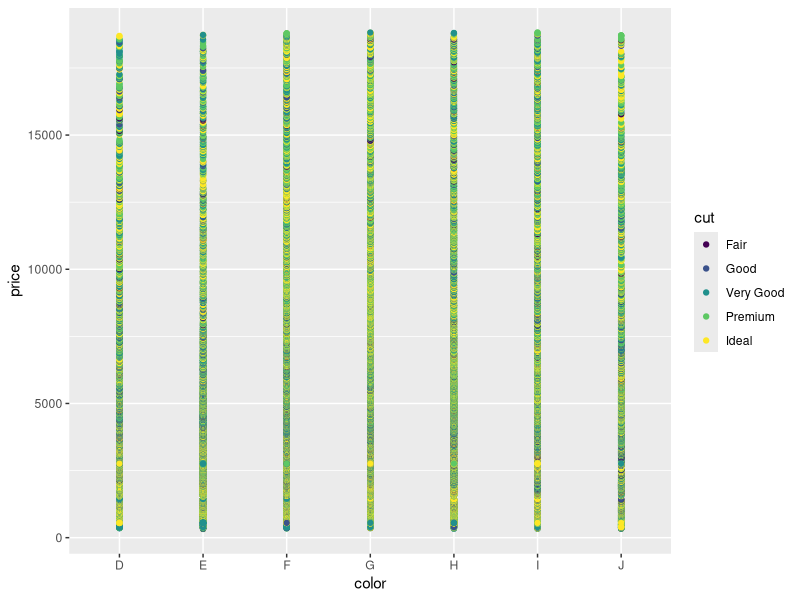
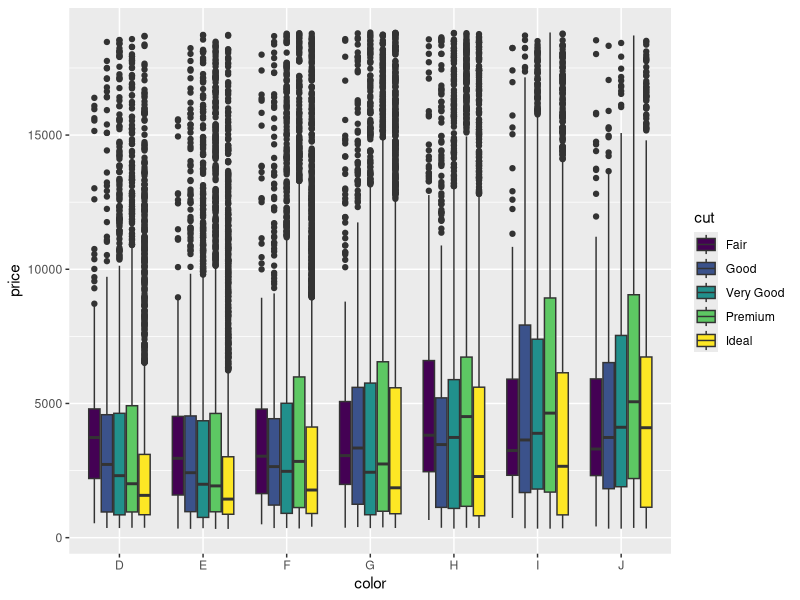
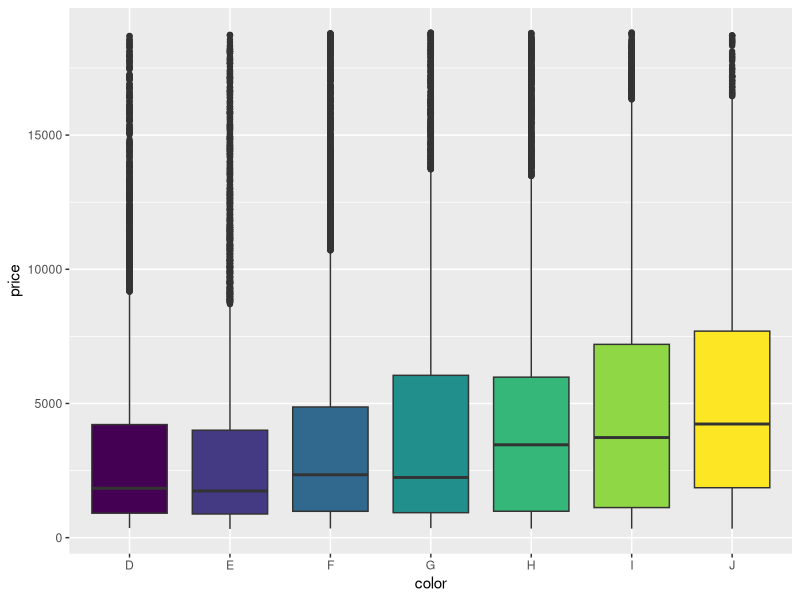
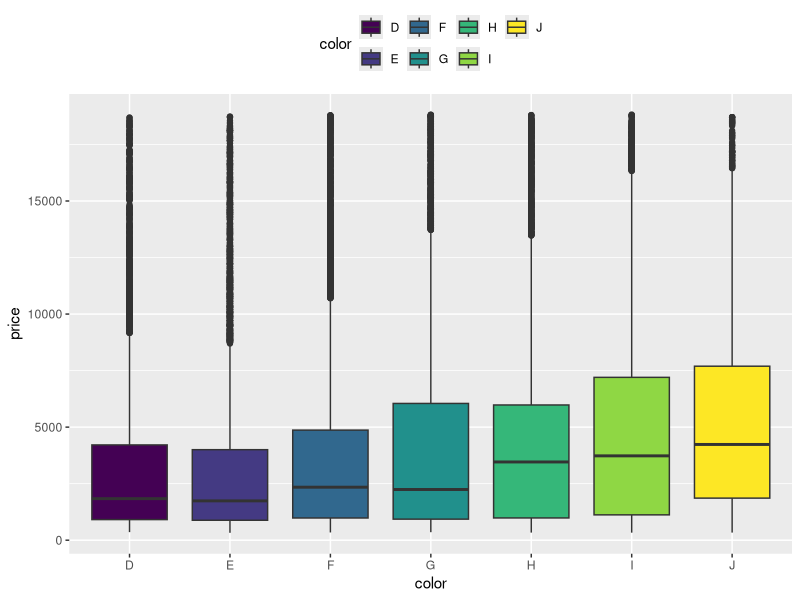
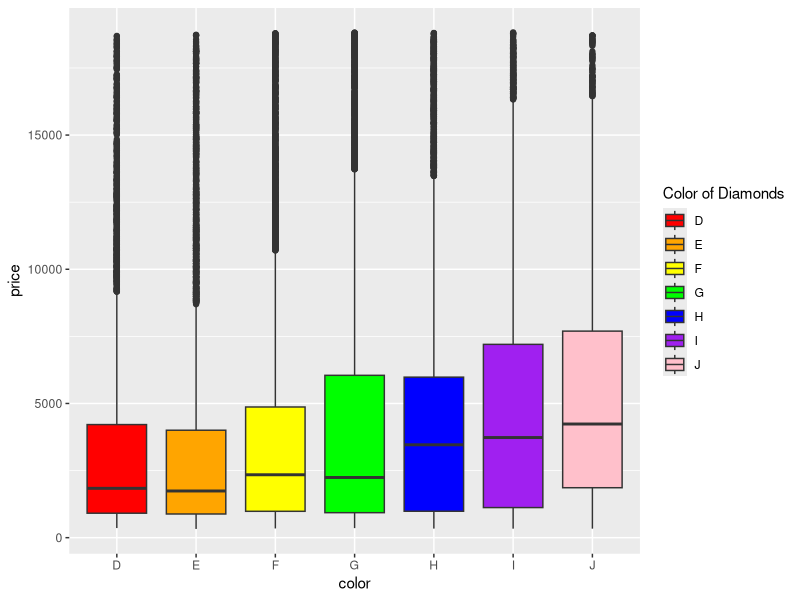
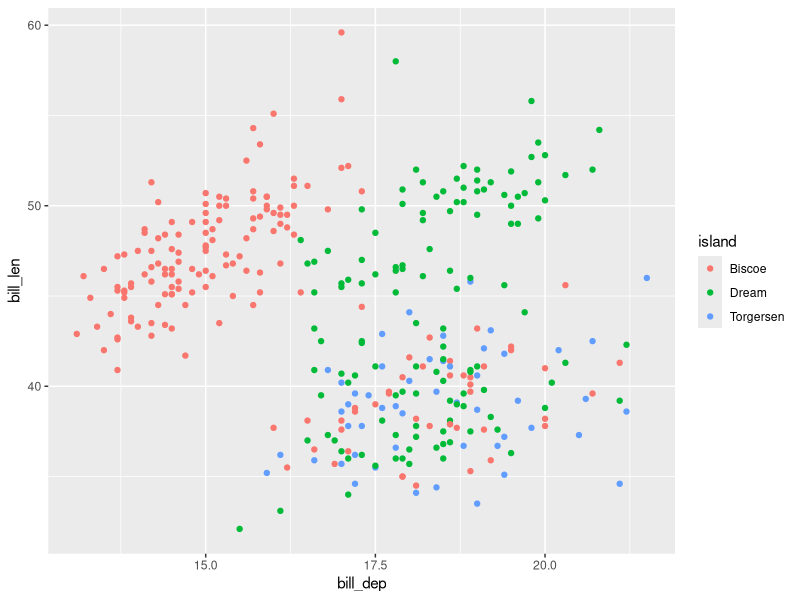
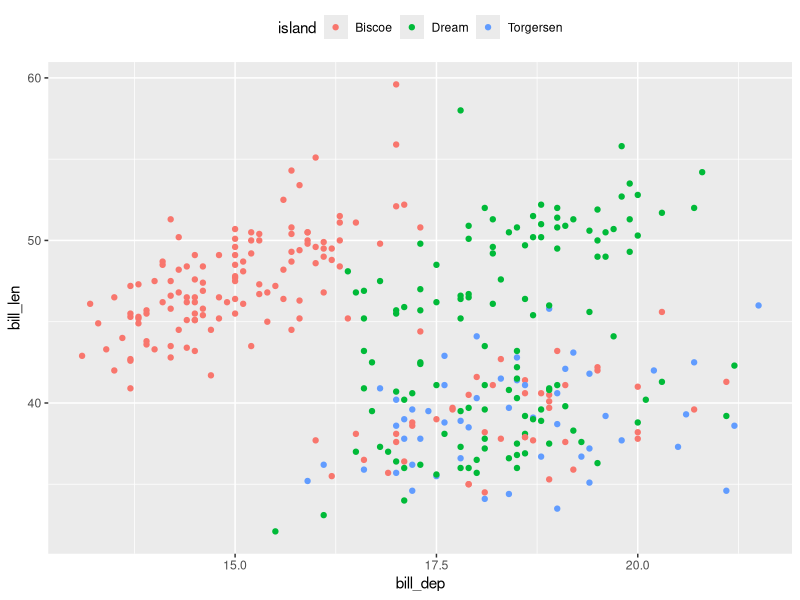
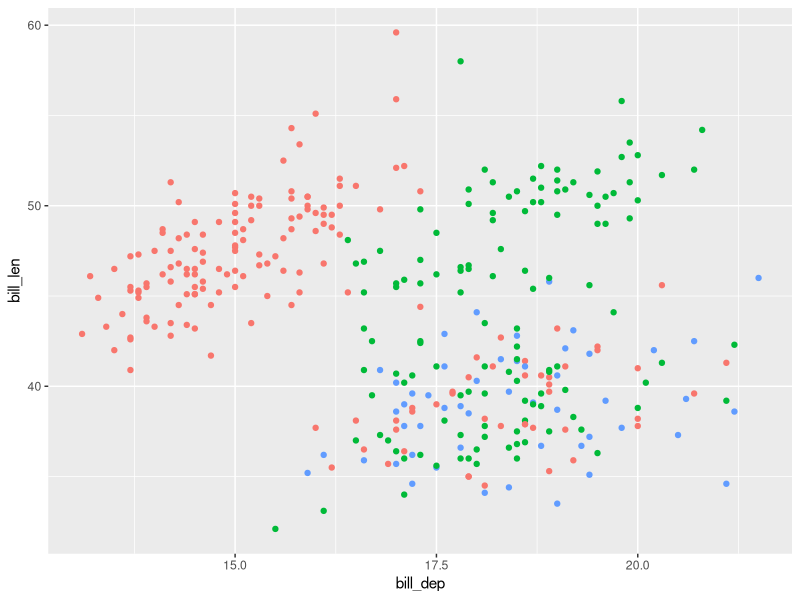

R code for these plots, in order: (Note: this script raises an error after producing the figures.)
## ---- chunk 1
library(tidyverse)
ggplot(diamonds, aes(color, price, color= cut))+ geom_point()# not super helpful 
ggplot(diamonds, aes(color, price, fill=cut)) + geom_boxplot()
## ---- chunk 2
ggplot(diamonds, aes(color, price, fill=color))+geom_boxplot()+ theme(legend.position = "none")
## ---- chunk 3
ggplot(diamonds, aes(color, price, fill=color))+geom_boxplot()+ theme(legend.position ="top")
## ---- chunk 4
ggplot(diamonds, aes(color, price, fill=color))+geom_boxplot()+  scale_fill_manual(values= c("red", "orange", "yellow", "green", "blue", "purple", "pink"),name = "Color of Diamonds")
## ---- chunk 5

## ---- chunk 6
ggplot(penguins, aes(bill_dep, bill_len, color=island))+ geom_point()
## ---- chunk 7
ggplot(penguins, aes(bill_dep, bill_len, color=island))+ geom_point()+ theme(legend.position = "top")
## ---- chunk 8
ggplot(penguins, aes(bill_dep, bill_len, color=island))+ geom_point()+ theme(legend.position = "none")
## ---- chunk 9
ggplot(penguins, aes(bill_dep, bill_len, color=island))+ geom_point()+ theme(legend.position = "top")+ scale_color_manual(values= c("red", "pink", "orange"), name= "Island")+ labs(x= "Bill Depth", y= "Bill Length", title= "Penguin Bill Size") 
## ---- chunk 10
ggplot(penguins, aes(bill_dep, bill_len, color=flipper_len))+ 
  geom_point()+ scale_color_viridis(option= "rocket", name = "Flipper Length")+ 
  labs(x= "Bill Depth", y="Bill Length", title= "Penguin Bills Based on Flippers")+ 
  geom_smooth(method = "lm", linetype = "solid", color= "purple", se= FALSE)
## ---- chunk 11
ggplot(diamonds, aes(color, price, color= cut))+ geom_boxplot()+ facet_wrap(~cut)

# facet_wrap(~cut) made multiple different mini graphs based on the "cut" variable
## ---- chunk 12
colorPriceGraph<- ggplot(diamonds, aes(color, price, color=cut))+ geom_boxplot()
colorPriceGraph+ facet_wrap(~cut)

# same thing, just saved as colorPriceGraph 
## ---- chunk 13
levels(diamonds$cut)<- c("Fair Cut", "Good Cut", "Very Good Cut", "Premium Cut", "Ideal Cut")
ggplot(diamonds, aes(color, price, color=cut))+
  geom_boxplot()+facet_wrap(~cut)
## ---- chunk 14
labels<- c("Fair Cut"= "Fair", "Good Cut"= "Good", "Very Good Cut"= "Very Good", "Premium Cut"= "Premium", "Ideal Cut"= "Ideal")
ggplot(diamonds, aes(color, price, color=cut))+
  geom_boxplot()+facet_wrap(~cut, labeller= as_labeller(x=labels))
## ---- chunk 15
ggplot(mtcars, aes(mpg, hp, color=cyl))+ geom_point()+ facet_wrap(~cyl)+ labs(x= "mpg", y= "hp", title= "MPG and HP based on Cylinders")
## ---- chunk 16
ggplotExample<- ggplot(penguins, aes(species, flipper_len, fill = island))+ geom_boxplot()+ scale_fill_viridis(discrete = TRUE, option= "magma", name= "Island Name")
ggplotExample+theme_classic()+ ggtitle(label= "Penguin Flipper Length Across Species and Islands")+ xlab("Species Name")+ ylab("Flipper Length in mm")+ theme(text = element_text(family= "Times New Roman", size = 18)) -> newSave

newSave
## ---- chunk 17
ggsave("PenguinFlipperLength.tiff", width = 10, height = 10, units = "in", dpi = 300)

# use dev.off in console resets plots because running too many times can cause error
## ---- chunk 18
